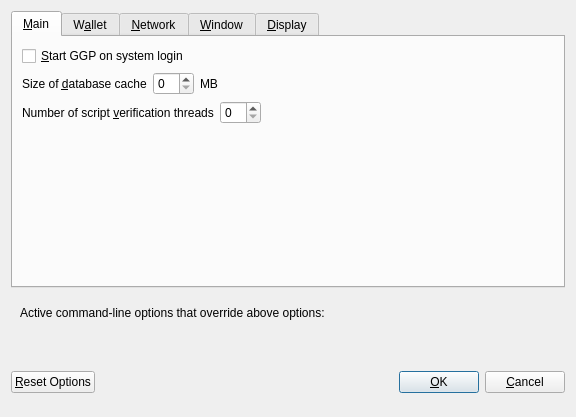
<?xml version="1.0" encoding="UTF-8"?>
<ui version="4.0">
 <class>OptionsDialog</class>
 <widget class="QDialog" name="OptionsDialog">
  <property name="geometry">
   <rect>
    <x>0</x>
    <y>0</y>
    <width>576</width>
    <height>417</height>
   </rect>
  </property>
  <property name="windowTitle">
   <string>Options</string>
  </property>
  <property name="modal">
   <bool>true</bool>
  </property>
  <layout class="QVBoxLayout" name="verticalLayout">
   <item>
    <widget class="QTabWidget" name="tabWidget">
     <property name="currentIndex">
      <number>0</number>
     </property>
     <widget class="QWidget" name="tabMain">
      <attribute name="title">
       <string>&amp;Main</string>
      </attribute>
      <layout class="QVBoxLayout" name="verticalLayout_Main">
       <item>
        <widget class="QCheckBox" name="bitcoinAtStartup">
         <property name="toolTip">
          <string>Automatically start GGP after logging in to the system.</string>
         </property>
         <property name="text">
          <string>&amp;Start GGP on system login</string>
         </property>
        </widget>
       </item>
       <item>
        <layout class="QHBoxLayout" name="horizontalLayout_2_Main">
         <item>
          <widget class="QLabel" name="databaseCacheLabel">
           <property name="text">
            <string>Size of &amp;database cache</string>
           </property>
           <property name="textFormat">
            <enum>Qt::PlainText</enum>
           </property>
           <property name="buddy">
            <cstring>databaseCache</cstring>
           </property>
          </widget>
         </item>
         <item>
          <widget class="QSpinBox" name="databaseCache"/>
         </item>
         <item>
          <widget class="QLabel" name="databaseCacheUnitLabel">
           <property name="text">
            <string>MB</string>
           </property>
           <property name="textFormat">
            <enum>Qt::PlainText</enum>
           </property>
          </widget>
         </item>
         <item>
          <spacer name="horizontalSpacer_2_Main">
           <property name="orientation">
            <enum>Qt::Horizontal</enum>
           </property>
           <property name="sizeHint" stdset="0">
            <size>
             <width>40</width>
             <height>20</height>
            </size>
           </property>
          </spacer>
         </item>
        </layout>
       </item>
       <item>
        <layout class="QHBoxLayout" name="horizontalLayout_3_Main">
         <item>
          <widget class="QLabel" name="threadsScriptVerifLabel">
           <property name="text">
            <string>Number of script &amp;verification threads</string>
           </property>
           <property name="textFormat">
            <enum>Qt::PlainText</enum>
           </property>
           <property name="buddy">
            <cstring>threadsScriptVerif</cstring>
           </property>
          </widget>
         </item>
         <item>
          <widget class="QSpinBox" name="threadsScriptVerif">
           <property name="toolTip">
            <string>(0 = auto, &lt;0 = leave that many cores free)</string>
           </property>
          </widget>
         </item>
         <item>
          <spacer name="horizontalSpacer_3_Main">
           <property name="orientation">
            <enum>Qt::Horizontal</enum>
           </property>
           <property name="sizeHint" stdset="0">
            <size>
             <width>40</width>
             <height>20</height>
            </size>
           </property>
          </spacer>
         </item>
        </layout>
       </item>
       <item>
        <spacer name="verticalSpacer_Main">
         <property name="orientation">
          <enum>Qt::Vertical</enum>
         </property>
         <property name="sizeHint" stdset="0">
          <size>
           <width>20</width>
           <height>40</height>
          </size>
         </property>
        </spacer>
       </item>
      </layout>
     </widget>
     <widget class="QWidget" name="tabWallet">
      <attribute name="title">
       <string>W&amp;allet</string>
      </attribute>
      <layout class="QVBoxLayout" name="verticalLayout_Wallet">
       <item>
        <widget class="QGroupBox" name="groupBox">
         <property name="title">
          <string>Expert</string>
         </property>
         <layout class="QVBoxLayout" name="verticalLayout_2">
          <item>
           <widget class="QCheckBox" name="coinControlFeatures">
            <property name="toolTip">
             <string>Whether to show coin control features or not.</string>
            </property>
            <property name="text">
             <string>Enable coin &amp;control features</string>
            </property>
           </widget>
          </item>
          <item>
           <widget class="QCheckBox" name="showMasternodesTab">
            <property name="toolTip">
             <string>Show additional tab listing all your masternodes in first sub-tab&lt;br/&gt;and all masternodes on the network in second sub-tab.</string>
            </property>
            <property name="text">
             <string>Show Masternodes Tab</string>
            </property>
           </widget>
          </item>
          <item>
           <widget class="QCheckBox" name="spendZeroConfChange">
            <property name="toolTip">
             <string>If you disable the spending of unconfirmed change, the change from a transaction&lt;br/&gt;cannot be used until that transaction has at least one confirmation.&lt;br/&gt;This also affects how your balance is computed.</string>
            </property>
            <property name="text">
             <string>&amp;Spend unconfirmed change</string>
            </property>
           </widget>
          </item>
         </layout>
        </widget>
       </item>
       <item>
        <spacer name="verticalSpacer_Wallet">
         <property name="orientation">
          <enum>Qt::Vertical</enum>
         </property>
         <property name="sizeHint" stdset="0">
          <size>
           <width>20</width>
           <height>40</height>
          </size>
         </property>
        </spacer>
       </item>
      </layout>
     </widget>
     <widget class="QWidget" name="tabNetwork">
      <attribute name="title">
       <string>&amp;Network</string>
      </attribute>
      <layout class="QVBoxLayout" name="verticalLayout_Network">
       <item>
        <widget class="QCheckBox" name="mapPortUpnp">
         <property name="toolTip">
          <string>Automatically open the GGP client port on the router. This only works when your router supports UPnP and it is enabled.</string>
         </property>
         <property name="text">
          <string>Map port using &amp;UPnP</string>
         </property>
        </widget>
       </item>
       <item>
        <widget class="QCheckBox" name="allowIncoming">
         <property name="toolTip">
          <string>Accept connections from outside</string>
         </property>
         <property name="text">
          <string>Allow incoming connections</string>
         </property>
        </widget>
       </item>
       <item>
        <widget class="QCheckBox" name="connectSocks">
         <property name="toolTip">
          <string>Connect to the GGP network through a SOCKS5 proxy.</string>
         </property>
         <property name="text">
          <string>&amp;Connect through SOCKS5 proxy (default proxy):</string>
         </property>
        </widget>
       </item>
       <item>
        <layout class="QHBoxLayout" name="horizontalLayout_1_Network">
         <item>
          <widget class="QLabel" name="proxyIpLabel">
           <property name="text">
            <string>Proxy &amp;IP:</string>
           </property>
           <property name="textFormat">
            <enum>Qt::PlainText</enum>
           </property>
           <property name="buddy">
            <cstring>proxyIp</cstring>
           </property>
          </widget>
         </item>
         <item>
          <widget class="QValidatedLineEdit" name="proxyIp">
           <property name="minimumSize">
            <size>
             <width>140</width>
             <height>0</height>
            </size>
           </property>
           <property name="maximumSize">
            <size>
             <width>140</width>
             <height>16777215</height>
            </size>
           </property>
           <property name="toolTip">
            <string>IP address of the proxy (e.g. IPv4: 127.0.0.1 / IPv6: ::1)</string>
           </property>
          </widget>
         </item>
         <item>
          <widget class="QLabel" name="proxyPortLabel">
           <property name="text">
            <string>&amp;Port:</string>
           </property>
           <property name="textFormat">
            <enum>Qt::PlainText</enum>
           </property>
           <property name="buddy">
            <cstring>proxyPort</cstring>
           </property>
          </widget>
         </item>
         <item>
          <widget class="QLineEdit" name="proxyPort">
           <property name="minimumSize">
            <size>
             <width>55</width>
             <height>0</height>
            </size>
           </property>
           <property name="maximumSize">
            <size>
             <width>55</width>
             <height>16777215</height>
            </size>
           </property>
           <property name="toolTip">
            <string>Port of the proxy (e.g. 9050)</string>
           </property>
          </widget>
         </item>
         <item>
          <spacer name="horizontalSpacer_1_Network">
           <property name="orientation">
            <enum>Qt::Horizontal</enum>
           </property>
           <property name="sizeHint" stdset="0">
            <size>
             <width>40</width>
             <height>20</height>
            </size>
           </property>
          </spacer>
         </item>
        </layout>
       </item>
       <item>
        <spacer name="verticalSpacer_Network">
         <property name="orientation">
          <enum>Qt::Vertical</enum>
         </property>
         <property name="sizeHint" stdset="0">
          <size>
           <width>20</width>
           <height>40</height>
          </size>
         </property>
        </spacer>
       </item>
      </layout>
     </widget>
     <widget class="QWidget" name="tabWindow">
      <attribute name="title">
       <string>&amp;Window</string>
      </attribute>
      <layout class="QVBoxLayout" name="verticalLayout_Window">
       <item>
        <widget class="QCheckBox" name="minimizeToTray">
         <property name="toolTip">
          <string>Show only a tray icon after minimizing the window.</string>
         </property>
         <property name="text">
          <string>&amp;Minimize to the tray instead of the taskbar</string>
         </property>
        </widget>
       </item>
       <item>
        <widget class="QCheckBox" name="minimizeOnClose">
         <property name="toolTip">
          <string>Minimize instead of exit the application when the window is closed. When this option is enabled, the application will be closed only after selecting Quit in the menu.</string>
         </property>
         <property name="text">
          <string>M&amp;inimize on close</string>
         </property>
        </widget>
       </item>
       <item>
        <spacer name="verticalSpacer_Window">
         <property name="orientation">
          <enum>Qt::Vertical</enum>
         </property>
         <property name="sizeHint" stdset="0">
          <size>
           <width>20</width>
           <height>40</height>
          </size>
         </property>
        </spacer>
       </item>
      </layout>
     </widget>
     <widget class="QWidget" name="tabDisplay">
      <attribute name="title">
       <string>&amp;Display</string>
      </attribute>
      <layout class="QVBoxLayout" name="verticalLayout_Display">
       <item>
        <layout class="QHBoxLayout" name="horizontalLayout_1_Display">
         <item>
          <widget class="QLabel" name="langLabel">
           <property name="text">
            <string>User Interface &amp;language:</string>
           </property>
           <property name="textFormat">
            <enum>Qt::PlainText</enum>
           </property>
           <property name="buddy">
            <cstring>lang</cstring>
           </property>
          </widget>
         </item>
         <item>
          <widget class="QValueComboBox" name="lang">
           <property name="toolTip">
            <string>The user interface language can be set here. This setting will take effect after restarting GGP.</string>
           </property>
          </widget>
         </item>
        </layout>
       </item>
       <item>
        <widget class="QLabel" name="label_3">
         <property name="toolTip">
          <string notr="true"/>
         </property>
         <property name="statusTip">
          <string notr="true"/>
         </property>
         <property name="whatsThis">
          <string notr="true"/>
         </property>
         <property name="accessibleName">
          <string notr="true"/>
         </property>
         <property name="text">
          <string>Language missing or translation incomplete? Help contributing translations here:
https://www.transifex.com/ggp-project/ggp-project-translations</string>
         </property>
         <property name="wordWrap">
          <bool>true</bool>
         </property>
         <property name="openExternalLinks">
          <bool>true</bool>
         </property>
         <property name="textInteractionFlags">
          <set>Qt::TextBrowserInteraction</set>
         </property>
        </widget>
       </item>
       <item>
        <layout class="QHBoxLayout" name="horizontalLayout_4_Display" stretch="0,0">
         <item>
          <widget class="QLabel" name="themeLabel">
           <property name="text">
            <string>User Interface Theme:</string>
           </property>
          </widget>
         </item>
         <item>
          <widget class="QValueComboBox" name="theme"/>
         </item>
        </layout>
       </item>
       <item>
        <widget class="Line" name="line">
         <property name="orientation">
          <enum>Qt::Horizontal</enum>
         </property>
        </widget>
       </item>
       <item>
        <layout class="QHBoxLayout" name="horizontalLayout_2_Display">
         <item>
          <widget class="QLabel" name="unitLabel">
           <property name="text">
            <string>&amp;Unit to show amounts in:</string>
           </property>
           <property name="textFormat">
            <enum>Qt::PlainText</enum>
           </property>
           <property name="buddy">
            <cstring>unit</cstring>
           </property>
          </widget>
         </item>
         <item>
          <widget class="QValueComboBox" name="unit">
           <property name="toolTip">
            <string>Choose the default subdivision unit to show in the interface and when sending coins.</string>
           </property>
          </widget>
         </item>
        </layout>
       </item>
       <item>
        <layout class="QHBoxLayout" name="horizontalLayout_5_Display">
         <item>
          <widget class="QLabel" name="digitsLabel">
           <property name="text">
            <string>Decimal digits</string>
           </property>
          </widget>
         </item>
         <item>
          <widget class="QValueComboBox" name="digits"/>
         </item>
        </layout>
       </item>
       <item>
        <layout class="QHBoxLayout" name="horizontalLayout_3_Display">
         <item>
          <widget class="QLabel" name="thirdPartyTxUrlsLabel">
           <property name="toolTip">
            <string>Third party URLs (e.g. a block explorer) that appear in the transactions tab as context menu items. %s in the URL is replaced by transaction hash. Multiple URLs are separated by vertical bar |.</string>
           </property>
           <property name="text">
            <string>Third party transaction URLs</string>
           </property>
           <property name="buddy">
            <cstring>thirdPartyTxUrls</cstring>
           </property>
          </widget>
         </item>
         <item>
          <widget class="QLineEdit" name="thirdPartyTxUrls">
           <property name="toolTip">
            <string>Third party URLs (e.g. a block explorer) that appear in the transactions tab as context menu items. %s in the URL is replaced by transaction hash. Multiple URLs are separated by vertical bar |.</string>
           </property>
          </widget>
         </item>
        </layout>
       </item>
       <item>
        <spacer name="verticalSpacer">
         <property name="orientation">
          <enum>Qt::Vertical</enum>
         </property>
         <property name="sizeHint" stdset="0">
          <size>
           <width>20</width>
           <height>40</height>
          </size>
         </property>
        </spacer>
       </item>
      </layout>
     </widget>
    </widget>
   </item>
   <item>
    <widget class="QFrame" name="frame">
     <layout class="QVBoxLayout" name="verticalLayout_Bottom">
      <item>
       <layout class="QHBoxLayout" name="horizontalLayout_Bottom">
        <item>
         <widget class="QLabel" name="overriddenByCommandLineInfoLabel">
          <property name="text">
           <string>Active command-line options that override above options:</string>
          </property>
          <property name="textFormat">
           <enum>Qt::PlainText</enum>
          </property>
         </widget>
        </item>
        <item>
         <spacer name="horizontalSpacer_Bottom">
          <property name="orientation">
           <enum>Qt::Horizontal</enum>
          </property>
          <property name="sizeHint" stdset="0">
           <size>
            <width>40</width>
            <height>20</height>
           </size>
          </property>
         </spacer>
        </item>
       </layout>
      </item>
      <item>
       <widget class="QLabel" name="overriddenByCommandLineLabel">
        <property name="text">
         <string/>
        </property>
        <property name="textFormat">
         <enum>Qt::PlainText</enum>
        </property>
        <property name="wordWrap">
         <bool>true</bool>
        </property>
       </widget>
      </item>
     </layout>
    </widget>
   </item>
   <item>
    <layout class="QHBoxLayout" name="horizontalLayout_Buttons">
     <item>
      <widget class="QPushButton" name="resetButton">
       <property name="toolTip">
        <string>Reset all client options to default.</string>
       </property>
       <property name="text">
        <string>&amp;Reset Options</string>
       </property>
       <property name="autoDefault">
        <bool>false</bool>
       </property>
      </widget>
     </item>
     <item>
      <spacer name="horizontalSpacer_1">
       <property name="orientation">
        <enum>Qt::Horizontal</enum>
       </property>
       <property name="sizeHint" stdset="0">
        <size>
         <width>40</width>
         <height>48</height>
        </size>
       </property>
      </spacer>
     </item>
     <item>
      <widget class="QLabel" name="statusLabel">
       <property name="minimumSize">
        <size>
         <width>200</width>
         <height>0</height>
        </size>
       </property>
       <property name="font">
        <font>
         <weight>75</weight>
         <bold>true</bold>
        </font>
       </property>
       <property name="text">
        <string/>
       </property>
       <property name="textFormat">
        <enum>Qt::PlainText</enum>
       </property>
       <property name="wordWrap">
        <bool>true</bool>
       </property>
      </widget>
     </item>
     <item>
      <spacer name="horizontalSpacer_2">
       <property name="orientation">
        <enum>Qt::Horizontal</enum>
       </property>
       <property name="sizeHint" stdset="0">
        <size>
         <width>40</width>
         <height>48</height>
        </size>
       </property>
      </spacer>
     </item>
     <item>
      <widget class="QPushButton" name="okButton">
       <property name="text">
        <string>&amp;OK</string>
       </property>
       <property name="autoDefault">
        <bool>false</bool>
       </property>
       <property name="default">
        <bool>true</bool>
       </property>
      </widget>
     </item>
     <item>
      <widget class="QPushButton" name="cancelButton">
       <property name="text">
        <string>&amp;Cancel</string>
       </property>
       <property name="autoDefault">
        <bool>false</bool>
       </property>
      </widget>
     </item>
    </layout>
   </item>
  </layout>
 </widget>
 <customwidgets>
  <customwidget>
   <class>QValidatedLineEdit</class>
   <extends>QLineEdit</extends>
   <header>qvalidatedlineedit.h</header>
  </customwidget>
  <customwidget>
   <class>QValueComboBox</class>
   <extends>QComboBox</extends>
   <header>qvaluecombobox.h</header>
  </customwidget>
 </customwidgets>
 <resources/>
 <connections/>
</ui>
